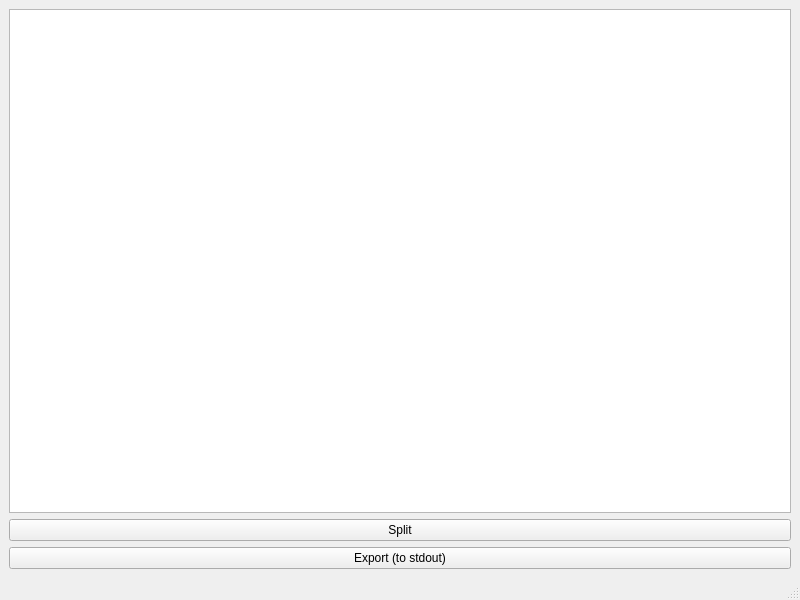
<?xml version="1.0" encoding="UTF-8"?>
<ui version="4.0">
 <class>MainWindow</class>
 <widget class="QMainWindow" name="MainWindow">
  <property name="geometry">
   <rect>
    <x>0</x>
    <y>0</y>
    <width>800</width>
    <height>600</height>
   </rect>
  </property>
  <property name="windowTitle">
   <string>MainWindow</string>
  </property>
  <widget class="QWidget" name="centralwidget">
   <layout class="QVBoxLayout" name="verticalLayout">
    <item>
     <widget class="GraphicsView" name="graphicsView"/>
    </item>
    <item>
     <widget class="QPushButton" name="splitBtn">
      <property name="text">
       <string>Split</string>
      </property>
     </widget>
    </item>
    <item>
     <widget class="QPushButton" name="exportBtn">
      <property name="text">
       <string>Export (to stdout)</string>
      </property>
     </widget>
    </item>
   </layout>
  </widget>
  <widget class="QMenuBar" name="menubar">
   <property name="geometry">
    <rect>
     <x>0</x>
     <y>0</y>
     <width>800</width>
     <height>29</height>
    </rect>
   </property>
  </widget>
  <widget class="QStatusBar" name="statusbar"/>
 </widget>
 <customwidgets>
  <customwidget>
   <class>GraphicsView</class>
   <extends>QGraphicsView</extends>
   <header>GraphicsView.h</header>
  </customwidget>
 </customwidgets>
 <resources/>
 <connections/>
</ui>
